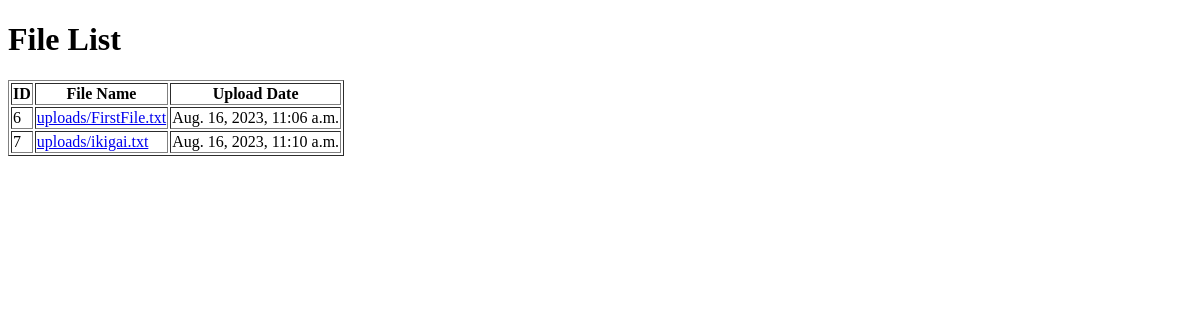
Before: /api/file/ with the older database file.
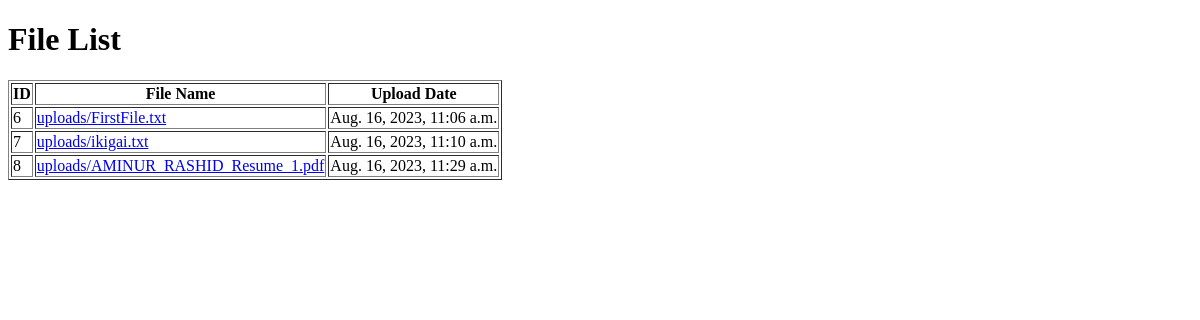
After: the same page with the newer database file.
### api/models.py (models this page shows, shortened)
class File(models.Model):
    file = models.FileField(upload_to='uploads/')
    upload_date = models.DateTimeField(auto_now_add=True)

### api/views.py (the view)
class FileViewSet(viewsets.ModelViewSet):
    queryset = File.objects.all()
    serializer_class = FileSerializer
    pagination_class = Pagination
    def list(self, request, *args, **kwargs):
        file_list = self.get_queryset()
        return render(request, 'file_table.html', {'file_list': file_list})

### api/templates/file_table.html (shortened to what this page needs)
<!DOCTYPE html>
<html>
<head>
</head>
<body>
    <h1>File List</h1>
    <table border="1">
        <thead>
            <tr>
                <th>ID</th>
                <th>File Name</th>
                <th>Upload Date</th>
            </tr>
        </thead>
        <tbody>
            {% for file in file_list %}
            <tr>
                <td>{{ file.id }}</td>
                <td><a href="{{ file.file.url }}">{{ file.file.name }}</a></td>
                <td>{{ file.upload_date }}</td>
            </tr>
            {% endfor %}
        </tbody>
    </table>
</body>
</html>

Changed rows visible on the page:
added File: id "8", file.name "uploads/AMINUR_RASHID_Resume_1.pdf", upload_date "Aug. 16, 2023, 11:29 a.m."
